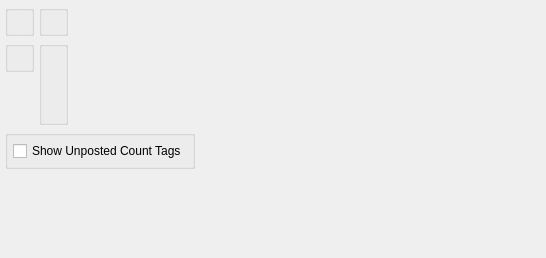
<?xml version="1.0" encoding="UTF-8"?>
<ui version="4.0">
 <comment>This file is part of the xTuple ERP: PostBooks Edition, a free and
open source Enterprise Resource Planning software suite,
Copyright (c) 1999-2019 by OpenMFG LLC, d/b/a xTuple.
It is licensed to you under the Common Public Attribution License
version 1.0, the full text of which (including xTuple-specific Exhibits)
is available at www.xtuple.com/CPAL.  By using this software, you agree
to be bound by its terms.</comment>
 <class>dspCountTagsBase</class>
 <widget class="QWidget" name="dspCountTagsBase">
  <property name="geometry">
   <rect>
    <x>0</x>
    <y>0</y>
    <width>546</width>
    <height>258</height>
   </rect>
  </property>
  <property name="windowTitle">
   <string>Count Tags by Class Code</string>
  </property>
  <layout class="QVBoxLayout" name="verticalLayout_4">
   <item>
    <layout class="QHBoxLayout" name="horizontalLayout_2">
     <item>
      <widget class="ParameterGroup" name="_parameter">
       <property name="title">
        <string/>
       </property>
       <property name="fixedSize">
        <bool>false</bool>
       </property>
      </widget>
     </item>
     <item>
      <widget class="QGroupBox" name="_itemGroup">
       <property name="title">
        <string/>
       </property>
       <layout class="QVBoxLayout" name="verticalLayout_3">
        <item>
         <widget class="ItemCluster" name="_item">
          <property name="sizePolicy">
           <sizepolicy hsizetype="Minimum" vsizetype="Preferred">
            <horstretch>0</horstretch>
            <verstretch>0</verstretch>
           </sizepolicy>
          </property>
         </widget>
        </item>
       </layout>
      </widget>
     </item>
     <item>
      <spacer name="spacer">
       <property name="orientation">
        <enum>Qt::Horizontal</enum>
       </property>
       <property name="sizeType">
        <enum>QSizePolicy::Expanding</enum>
       </property>
       <property name="sizeHint" stdset="0">
        <size>
         <width>0</width>
         <height>0</height>
        </size>
       </property>
      </spacer>
     </item>
    </layout>
   </item>
   <item>
    <layout class="QHBoxLayout" name="horizontalLayout">
     <item>
      <layout class="QVBoxLayout" name="verticalLayout_2">
       <property name="spacing">
        <number>0</number>
       </property>
       <item>
        <widget class="WarehouseGroup" name="_warehouse">
         <property name="title">
          <string/>
         </property>
         <property name="fixedSize">
          <bool>false</bool>
         </property>
        </widget>
       </item>
       <item>
        <spacer name="verticalSpacer">
         <property name="orientation">
          <enum>Qt::Vertical</enum>
         </property>
         <property name="sizeHint" stdset="0">
          <size>
           <width>20</width>
           <height>0</height>
          </size>
         </property>
        </spacer>
       </item>
      </layout>
     </item>
     <item>
      <widget class="QGroupBox" name="_dateGroup">
       <property name="title">
        <string/>
       </property>
       <layout class="QGridLayout" name="gridLayout_3">
        <item row="0" column="0">
         <widget class="DateCluster" name="_dates"/>
        </item>
       </layout>
      </widget>
     </item>
     <item>
      <spacer>
       <property name="orientation">
        <enum>Qt::Horizontal</enum>
       </property>
       <property name="sizeType">
        <enum>QSizePolicy::Expanding</enum>
       </property>
       <property name="sizeHint" stdset="0">
        <size>
         <width>0</width>
         <height>20</height>
        </size>
       </property>
      </spacer>
     </item>
    </layout>
   </item>
   <item>
    <layout class="QHBoxLayout" name="horizontalLayout_3">
     <item>
      <widget class="QGroupBox" name="_optionsGroup">
       <property name="title">
        <string/>
       </property>
       <layout class="QVBoxLayout" name="verticalLayout">
        <item>
         <widget class="XCheckBox" name="_showUnposted">
          <property name="text">
           <string>Show Unposted Count Tags</string>
          </property>
         </widget>
        </item>
       </layout>
      </widget>
     </item>
     <item>
      <spacer>
       <property name="orientation">
        <enum>Qt::Horizontal</enum>
       </property>
       <property name="sizeType">
        <enum>QSizePolicy::Expanding</enum>
       </property>
       <property name="sizeHint" stdset="0">
        <size>
         <width>0</width>
         <height>13</height>
        </size>
       </property>
      </spacer>
     </item>
    </layout>
   </item>
   <item>
    <spacer>
     <property name="orientation">
      <enum>Qt::Vertical</enum>
     </property>
     <property name="sizeType">
      <enum>QSizePolicy::Expanding</enum>
     </property>
     <property name="sizeHint" stdset="0">
      <size>
       <width>20</width>
       <height>0</height>
      </size>
     </property>
    </spacer>
   </item>
  </layout>
 </widget>
 <layoutdefault spacing="5" margin="5"/>
 <customwidgets>
  <customwidget>
   <class>DateCluster</class>
   <extends>QWidget</extends>
   <header>datecluster.h</header>
   <container>1</container>
  </customwidget>
  <customwidget>
   <class>ItemCluster</class>
   <extends>QWidget</extends>
   <header>itemcluster.h</header>
   <container>1</container>
  </customwidget>
  <customwidget>
   <class>ParameterGroup</class>
   <extends>QGroupBox</extends>
   <header>parametergroup.h</header>
   <container>1</container>
  </customwidget>
  <customwidget>
   <class>WarehouseGroup</class>
   <extends>QGroupBox</extends>
   <header>warehousegroup.h</header>
   <container>1</container>
  </customwidget>
  <customwidget>
   <class>XCheckBox</class>
   <extends>QCheckBox</extends>
   <header>xcheckbox.h</header>
  </customwidget>
 </customwidgets>
 <tabstops>
  <tabstop>_parameter</tabstop>
  <tabstop>_showUnposted</tabstop>
  <tabstop>_warehouse</tabstop>
  <tabstop>_dates</tabstop>
 </tabstops>
 <resources/>
 <connections/>
</ui>
